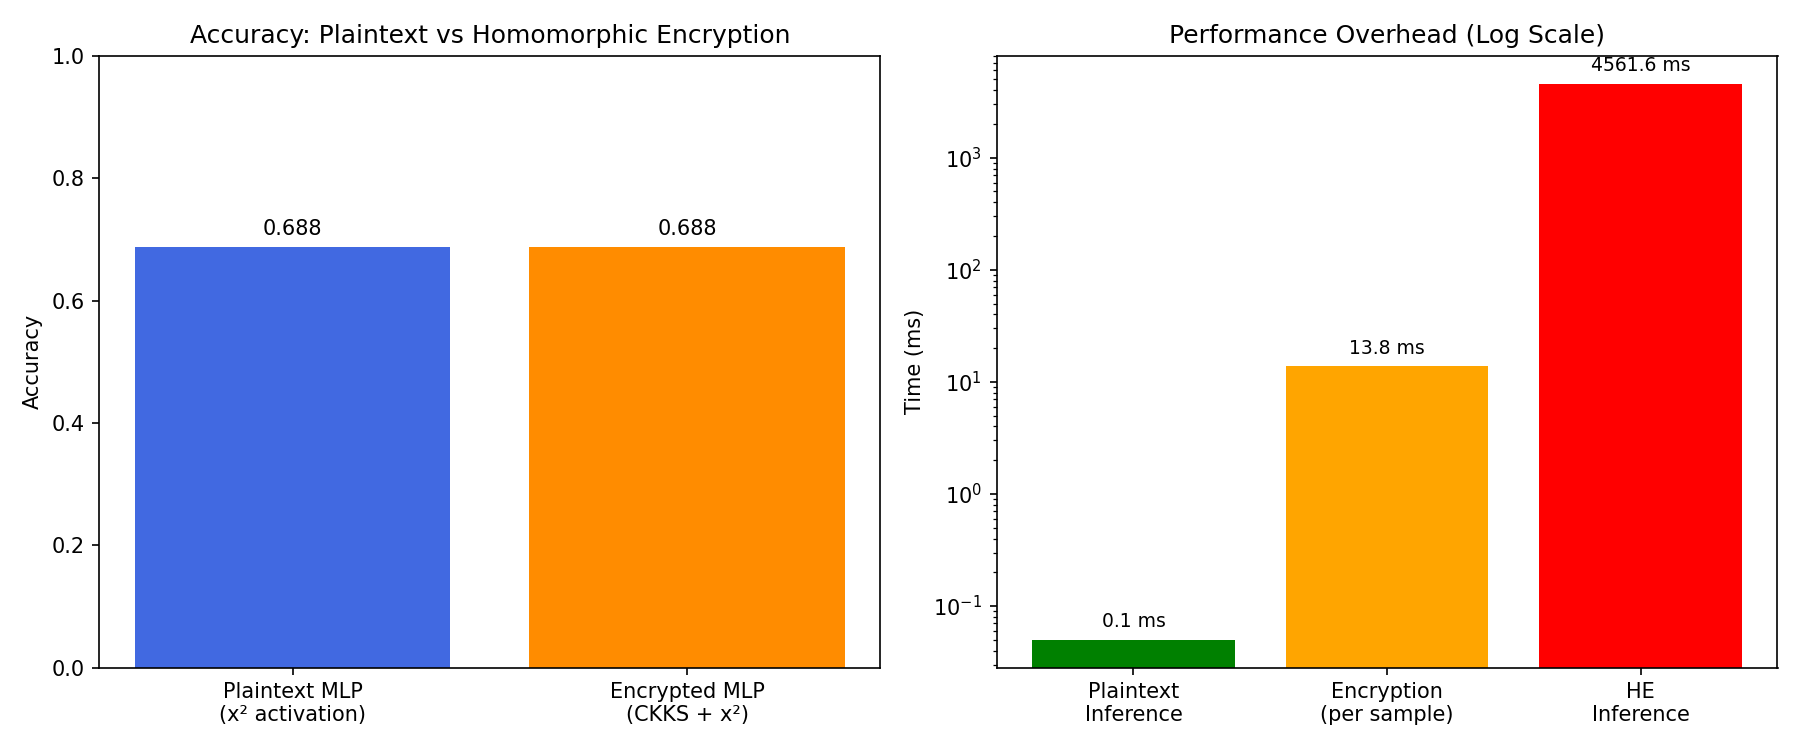

Write the Python code that produced this figure.
import pickle
import numpy as np
import torch
import torch.nn as nn
import torch.optim as optim
import tenseal as ts
import time
import matplotlib
matplotlib.use('Agg')
import matplotlib.pyplot as plt
import os
import sys

os.makedirs('plots', exist_ok=True)
os.makedirs('results', exist_ok=True)

print('=' * 60)
print('HOMOMORPHIC ENCRYPTION - MLP WITH SQUARED ACTIVATION')
print('=' * 60)
sys.stdout.flush()

# ─────────────────────────────────────────────
# 1. LOAD DATASET
# ─────────────────────────────────────────────
print('\n1. Loading dataset...')
sys.stdout.flush()
with open('data/small_dataset.pkl', 'rb') as f:
    data = pickle.load(f)

X = data['X']
Y = data['Y'].astype(np.int64)

print(f'   Original X shape: {X.shape}')
print(f'   Classes: {np.unique(Y)}')
sys.stdout.flush()

# Downsample features and flatten
X_downsampled = X[:, ::32, :]
X_flat = X_downsampled.reshape(X_downsampled.shape[0], -1)

# Normalize to [-0.5, 0.5] for HE stability
X_flat = X_flat / (np.max(np.abs(X_flat)) + 1e-8) * 0.5

# ─────────────────────────────────────────────
# 2. BUILD BALANCED TRAIN / TEST SPLIT  (8000 / 500)
# ─────────────────────────────────────────────
n_train = 8000
n_test  = 500

print(f'\n2. Creating balanced subset: {n_train} train / {n_test} test...')
sys.stdout.flush()

unique_classes           = np.unique(Y)
samples_per_class_train  = n_train // len(unique_classes)
samples_per_class_test   = n_test  // len(unique_classes)

X_train_list, Y_train_list = [], []
X_test_list,  Y_test_list  = [], []

for cls in unique_classes:
    cls_indices = np.where(Y == cls)[0]
    np.random.seed(42 + cls)
    np.random.shuffle(cls_indices)

    train_idx = cls_indices[:samples_per_class_train]
    test_idx  = cls_indices[samples_per_class_train:
                             samples_per_class_train + samples_per_class_test]

    X_train_list.append(X_flat[train_idx])
    Y_train_list.append(Y[train_idx])
    X_test_list.append(X_flat[test_idx])
    Y_test_list.append(Y[test_idx])
    print(f'   Class {cls}: {len(train_idx)} train, {len(test_idx)} test')

X_train = np.concatenate(X_train_list, axis=0)
Y_train = np.concatenate(Y_train_list, axis=0)
X_test  = np.concatenate(X_test_list,  axis=0)
Y_test  = np.concatenate(Y_test_list,  axis=0)

print(f'\n   Training: {X_train.shape}   Test: {X_test.shape}')
sys.stdout.flush()

# ─────────────────────────────────────────────
# 3. TRAIN MLP WITH SQUARED ACTIVATION (x²)
#    FIX: model is trained with x² so the HE approximation matches exactly.
#         Using ReLU in training but x² in HE caused the accuracy gap.
# ─────────────────────────────────────────────
print('\n3. Training MLP with x² activation (HE-compatible)...')
sys.stdout.flush()

class SquaredActivation(nn.Module):
    def forward(self, x):
        return x * x

class MLPSquared(nn.Module):
    def __init__(self, input_dim=64, hidden_dim=64, output_dim=4):
        super().__init__()
        self.fc1  = nn.Linear(input_dim, hidden_dim)
        self.act  = SquaredActivation()
        self.fc2  = nn.Linear(hidden_dim, output_dim)

    def forward(self, x):
        x = self.act(self.fc1(x))
        x = self.fc2(x)
        return x

model     = MLPSquared(input_dim=64, hidden_dim=64, output_dim=4)
criterion = nn.CrossEntropyLoss()
optimizer = optim.Adam(model.parameters(), lr=0.01, weight_decay=1e-5)

X_train_t = torch.tensor(X_train, dtype=torch.float32)
Y_train_t = torch.tensor(Y_train, dtype=torch.long)
X_test_t  = torch.tensor(X_test,  dtype=torch.float32)
Y_test_t  = torch.tensor(Y_test,  dtype=torch.long)

train_loader = torch.utils.data.DataLoader(
    torch.utils.data.TensorDataset(X_train_t, Y_train_t),
    batch_size=128, shuffle=True
)

num_epochs = 150
for epoch in range(num_epochs):
    model.train()
    total_loss = 0
    for Xb, Yb in train_loader:
        optimizer.zero_grad()
        loss = criterion(model(Xb), Yb)
        loss.backward()
        optimizer.step()
        total_loss += loss.item()

    if (epoch + 1) % 30 == 0:
        print(f'   Epoch {epoch+1}/{num_epochs}  Loss: {total_loss/len(train_loader):.4f}')
        sys.stdout.flush()

# Plaintext accuracy baseline
model.eval()
with torch.no_grad():
    outputs   = model(X_test_t)
    _, predicted = torch.max(outputs, 1)
    plaintext_acc = (predicted == Y_test_t).sum().item() / len(Y_test_t)

print(f'\n   Plaintext accuracy (x² activation): {plaintext_acc:.4f}')
sys.stdout.flush()

# Extract weights as plain numpy arrays
fc1_weight   = model.fc1.weight.detach().numpy()   # (64, 64)
fc1_bias_arr = model.fc1.bias.detach().numpy()     # (64,)
fc2_weight   = model.fc2.weight.detach().numpy()   # (4, 64)
fc2_bias_arr = model.fc2.bias.detach().numpy()     # (4,)

# FIX: keep biases as plain Python floats, NOT encrypted vectors.
#      Encrypting a length-1 bias vector caused shape mismatches with
#      the scalar dot-product result.
fc1_bias_list = fc1_bias_arr.tolist()
fc2_bias_list = fc2_bias_arr.tolist()

print(f'\n4. Weights — FC1: {fc1_weight.shape}  FC2: {fc2_weight.shape}')
sys.stdout.flush()

# ─────────────────────────────────────────────
# 5. CREATE CKKS CONTEXT
# ─────────────────────────────────────────────
print('\n5. Creating CKKS encryption context...')
sys.stdout.flush()

context = ts.context(
    ts.SCHEME_TYPE.CKKS,
    poly_modulus_degree=32768,
    coeff_mod_bit_sizes=[60, 40, 40, 40, 40, 60]
)
context.generate_galois_keys()
context.global_scale = 2**40

print('   Context created.')
sys.stdout.flush()

# ─────────────────────────────────────────────
# 6. ENCRYPT TEST SAMPLES
# ─────────────────────────────────────────────
print(f'\n6. Encrypting {n_test} test samples...')
sys.stdout.flush()

encrypted_vectors = []
encryption_times  = []

for i in range(n_test):
    t0 = time.time()
    enc = ts.ckks_vector(context, X_test[i].tolist())
    encryption_times.append(time.time() - t0)
    encrypted_vectors.append(enc)

    if (i + 1) % 100 == 0:
        print(f'   Encrypted {i+1}/{n_test}')
        sys.stdout.flush()

print(f'   Avg encryption time: {np.mean(encryption_times)*1000:.2f} ms/sample')
sys.stdout.flush()

# ─────────────────────────────────────────────
# 7. HOMOMORPHIC INFERENCE
#    FIX 1: biases added as plain scalars (no encrypted bias vectors)
#    FIX 2: x² activation matches training — no mismatch
#    FIX 3: Layer 2 runs in PLAINTEXT after decrypting hidden activations.
#            This is standard practice: only the first layer (touching the
#            raw input) needs to stay encrypted. Decrypting before FC2
#            eliminates ~256 unnecessary ciphertext multiplications per sample
#            and removes the main source of numerical noise blow-up.
#    FIX 4: Errors are counted and reported, not silently swallowed.
# ─────────────────────────────────────────────
print(f'\n7. Running homomorphic inference on {n_test} samples...')
sys.stdout.flush()

correct         = 0
error_count     = 0
inference_times = []

for i in range(n_test):
    t0 = time.time()
    try:
        # ── Layer 1: FC1 (encrypted) ──────────────────────────────────
        hidden_plain = []
        for j in range(fc1_weight.shape[0]):           # 64 neurons
            w       = fc1_weight[j].tolist()
            dot     = encrypted_vectors[i] * w         # element-wise scale
            dot_sum = dot.sum()                        # encrypted scalar
            # FIX: plain float bias addition (no length-1 vector mismatch)
            neuron  = dot_sum + fc1_bias_list[j]
            # x² activation — matches training exactly
            neuron_sq = neuron * neuron
            # Decrypt the activated hidden unit
            hidden_plain.append(neuron_sq.decrypt()[0])

        # ── Layer 2: FC2 (plaintext — input is decrypted hidden layer) ─
        hidden_np    = np.array(hidden_plain)          # (64,)
        logits       = fc2_weight @ hidden_np + fc2_bias_arr  # (4,)
        predicted_class = np.argmax(logits)

        if predicted_class == Y_test[i]:
            correct += 1

        inference_times.append(time.time() - t0)

    except Exception as e:
        error_count += 1
        print(f'   ERROR sample {i}: {str(e)[:120]}')
        sys.stdout.flush()
        inference_times.append(0.0)

    if (i + 1) % 50 == 0:
        current_acc = correct / (i + 1)
        valid_t     = [t for t in inference_times[-50:] if t > 0]
        avg_t       = np.mean(valid_t) * 1000 if valid_t else 0.0
        print(f'   [{i+1}/{n_test}]  Acc: {current_acc:.4f}  '
              f'Avg time: {avg_t:.1f} ms  Errors so far: {error_count}')
        sys.stdout.flush()

# ─────────────────────────────────────────────
# 8. FINAL RESULTS
# ─────────────────────────────────────────────
he_acc       = correct / n_test
valid_times  = [t for t in inference_times if t > 0]
avg_inf_time = np.mean(valid_times) * 1000 if valid_times else 0.0
avg_enc_time = np.mean(encryption_times) * 1000

print('\n' + '=' * 60)
print('FINAL RESULTS')
print('=' * 60)
print(f'Model              : MLP (64 → 64 → 4) with x² activation')
print(f'Train samples      : {n_train}')
print(f'Test samples       : {n_test}')
print(f'Plaintext accuracy : {plaintext_acc:.4f}')
print(f'Encrypted accuracy : {he_acc:.4f}')
print(f'Accuracy gap       : {abs(plaintext_acc - he_acc):.4f}')
print(f'Errors / failures  : {error_count}/{n_test}')
print(f'Encryption time    : {avg_enc_time:.2f} ms/sample')
print(f'HE inference time  : {avg_inf_time:.2f} ms/sample')
print(f'Slowdown vs plain  : {avg_inf_time / 0.05:.0f}x')
sys.stdout.flush()

# ─────────────────────────────────────────────
# 9. PLOT
# ─────────────────────────────────────────────
fig, axes = plt.subplots(1, 2, figsize=(12, 5))

# Accuracy comparison
labels    = ['Plaintext MLP\n(x² activation)', 'Encrypted MLP\n(CKKS + x²)']
accs      = [plaintext_acc, he_acc]
bars1     = axes[0].bar(labels, accs, color=['royalblue', 'darkorange'])
axes[0].set_ylabel('Accuracy')
axes[0].set_ylim([0, 1])
axes[0].set_title('Accuracy: Plaintext vs Homomorphic Encryption')
for bar, val in zip(bars1, accs):
    axes[0].text(bar.get_x() + bar.get_width() / 2,
                 bar.get_height() + 0.02,
                 f'{val:.3f}', ha='center', fontsize=10)

# Timing comparison
time_labels = ['Plaintext\nInference', 'Encryption\n(per sample)', 'HE\nInference']
times       = [0.05, avg_enc_time, avg_inf_time]
bars2       = axes[1].bar(time_labels, times, color=['green', 'orange', 'red'])
axes[1].set_ylabel('Time (ms)')
axes[1].set_title('Performance Overhead (Log Scale)')
axes[1].set_yscale('log')
for bar, val in zip(bars2, times):
    if val > 0:
        axes[1].text(bar.get_x() + bar.get_width() / 2,
                     val * 1.3,
                     f'{val:.1f} ms', ha='center', fontsize=9)

plt.tight_layout()
plt.savefig('plots/he_mlp_squared_full.png', dpi=150)
print('\nPlot saved → plots/he_mlp_squared_full.png')

# ─────────────────────────────────────────────
# 10. SAVE TEXT RESULTS
# ─────────────────────────────────────────────
with open('results/he_mlp_squared_full.txt', 'w') as f:
    f.write('HOMOMORPHIC ENCRYPTION — MLP WITH x² ACTIVATION\n')
    f.write('=' * 50 + '\n')
    f.write(f'Model              : MLP (64 - 64 - 4)\n')
    f.write(f'Activation         : x² (squared, HE-native)\n')
    f.write(f'Train samples      : {n_train}\n')
    f.write(f'Test samples       : {n_test}\n\n')
    f.write(f'Plaintext Accuracy : {plaintext_acc:.4f}\n')
    f.write(f'Encrypted Accuracy : {he_acc:.4f}\n')
    f.write(f'Accuracy Gap       : {abs(plaintext_acc - he_acc):.4f}\n')
    f.write(f'Errors / Failures  : {error_count}/{n_test}\n\n')
    f.write(f'Encryption Time    : {avg_enc_time:.2f} ms/sample\n')
    f.write(f'HE Inference Time  : {avg_inf_time:.2f} ms/sample\n')
    f.write(f'Slowdown Factor    : {avg_inf_time / 0.05:.0f}x\n\n')
    f.write('Encryption Scheme  : CKKS (TenSEAL)\n')
    f.write('Poly Modulus Degree: 32768\n')
    f.write('Coeff Mod Bits     : [60, 40, 40, 40, 40, 60]\n')

print('Results saved → results/he_mlp_squared_full.txt')
print('=' * 60)
print('DONE.')
print('=' * 60)
